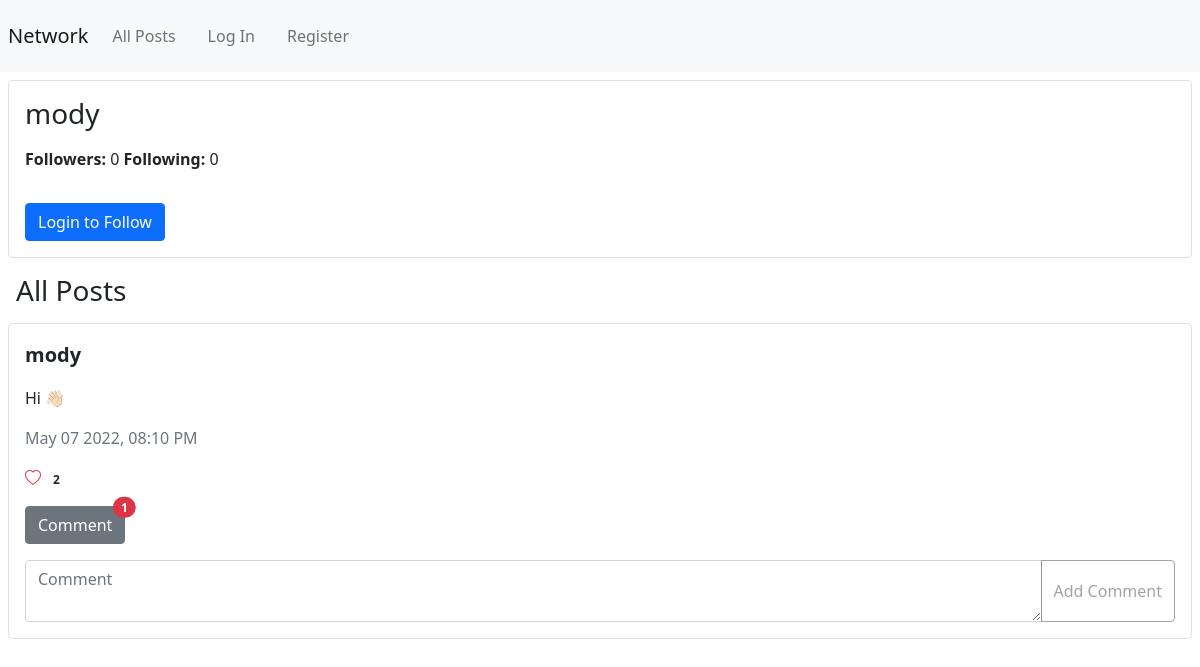
Screenshot of /profile/mody with the database file from the repository.
### network/models.py (models this page shows)
class User(AbstractUser):
    class Meta:
        db_table = 'user'
        app_label = 'network'
    bio = models.CharField(max_length=255)

class Posts(models.Model):
    class Meta:
        db_table = 'posts'
        app_label = 'network'
    user = models.ForeignKey(User, on_delete=models.CASCADE, related_name='user_post')
    content = models.CharField(max_length=255)
    num_of_likes = models.IntegerField(default=0, db_column='number_of_likes')
    date_created = models.DateTimeField(auto_now_add=True)
    def serialize(self):
        comments_data = Comments.objects.filter(post_id=self.id).order_by('-date_created')
        comments = [comment.serialize() for comment in comments_data]
        return {
                'post_id': self.id,
                'username': self.user.username,
                'content': self.content,
                'number_of_likes': self.num_of_likes if self.num_of_likes != 0 else 'Be the first to like',
                "date_created": self.date_created.strftime("%b %d %Y, %I:%M %p"),
                "date_created_exact": self.date_created.strftime('%Y %-m %-d %-H %-M %-S %f'),
                'number_of_comments': Comments.objects.filter(post_id=self.id).count(),
                'comments': comments
                }

### network/views.py (the view, shortened to what this page needs)
# urls.py: path("profile/<str:username>", views.profile, name="profile"),
def profile(request, username):
    profile_username = User.objects.get(username=username)
    num_of_followers = Follow.objects.filter(following=profile_username).count()
    num_of_following = Follow.objects.filter(followers=profile_username).count()
    bio = profile_username.bio
    posts_data = Posts.objects.filter(user=profile_username.id).order_by('-date_created')
    is_follower: bool = False
    posts = [post.serialize() for post in posts_data]
    context = {'username': username, 'number_of_followers': num_of_followers, 'number_of_following': num_of_following,
               'bio': bio, 'posts': posts, 'is_follower': is_follower}
    return render(request, 'network/profile.html', context)

### network/models.py (called while the page is built)
    def serialize(self):
        return {
                'comment_id': self.id,
                'post_id': self.post.id,
                'username': self.user.username,
                'content': self.content,
                "date_created": self.date_created.strftime("%b %d %Y, %I:%M %p"),
                'number_of_comments': Comments.objects.filter(post_id=self.post.id).count(),
                }

### templates/network/profile.html (shortened to what this page needs)
{% extends 'network/layout.html' %}
{% block body %}
    <div class="m-2 rounded border" id="profile-container">
        <h3 class="m-3" id="profile-username">{{ username }}</h3>
        <p class="m-3" id="follow-data"><strong>Followers: </strong>{{ number_of_followers }} <strong>Following: </strong>{{ number_of_following }}</p>
        {% if user.is_authenticated and is_follower %}
            <button class="btn btn-outline-primary m-3" id="follow-button">Unfollow</button>
        {% elif user.is_authenticated and username != user.username %}
            <button class="btn btn-primary m-3" id="follow-button">Follow</button>
        {% elif not user.is_authenticated %}
            <button class="btn btn-primary m-3"><a href="{% url 'network:login' %}" class="text-white text-decoration-none">Login to Follow</a></button>
        {% endif %}
    </div>
    {% if posts|length != 0 %}
        <h3 class="m-3">All Posts</h3>
    {% else %}
        <h3 class="m-3">There is no Posts</h3>
    {% endif %}
    {% for post in posts %}
        {% include 'network/post.html' with post=post %}
    {% endfor %}
{% endblock %}

### templates/network/layout.html (shortened to what this page needs)
{% load static %}
<!DOCTYPE html>
<html lang="en">
    <head>
        <link href="https://cdn.jsdelivr.net/npm/bootstrap@5.0.2/dist/css/bootstrap.min.css" rel="stylesheet">
        <link rel="stylesheet" href="https://cdn.jsdelivr.net/npm/bootstrap-icons@1.8.1/font/bootstrap-icons.css">
        <link href="{% static 'network/styles.css' %}" rel="stylesheet">
    </head>
    <body>
        <nav class="navbar navbar-expand-lg navbar-light bg-light">
            <a class="navbar-brand m-2" href="{% url 'network:index' %}">Network</a>
            <div>
              <ul class="navbar-nav mr-auto">
                <li class="nav-item">
                  <a class="nav-link m-2" href="{% url 'network:index' %}">All Posts</a>
                </li>
                {% if user.is_authenticated %}
                    <li class="nav-item">
                        <a class="nav-link m-2" href="{% url 'network:following_posts' %}">Following</a>
                    </li>
                    <li class="nav-item">
                        <a class="nav-link m-2" href="{% url 'network:logout' %}">Log Out</a>
                    </li>
                {% else %}
                    <li class="nav-item">
                        <a class="nav-link m-2" href="{% url 'network:login' %}">Log In</a>
                    </li>
                    <li class="nav-item">
                        <a class="nav-link m-2" href="{% url 'network:register' %}">Register</a>
                    </li>
                {% endif %}
              </ul>
            </div>
          </nav>
        <div class="body">
            {% block body %}
            {% endblock %}
        </div>
    </body>
</html>

### templates/network/post.html (shortened to what this page needs)
<div class="m-2 rounded border post-container">
    <p class="fw-bolder m-3 fs-5"><a class="text-decoration-none text-dark" href="{% url 'network:profile' post.username %}">{{ post.username }}</a></p>
    <p class="ms-3 mt-3">{{ post.content }}</p>
    <time class="ms-3 text-muted" data-exact="{{ post.date_created_exact }}">{{ post.date_created }}</time>
    <div class="m-3 likes">
        <span class="bi bi-heart text-danger" id="heart_{{ post.post_id }}"></span>
        <span class="badge bg-white text-dark" id="num-of-likes_{{ post.post_id }}">{{ post.number_of_likes }}</span>
    </div>
    <button type="button" id="appear-comment-{{ post.post_id }}" class="btn btn-secondary position-relative ms-3 mb-3">
        Comment
        {% if post.number_of_comments != 0 %}
            <span class="position-absolute top-0 start-100 translate-middle badge rounded-pill bg-danger">
            {{ post.number_of_comments }}
            </span>
        {% endif %}
    </button>
    <div class="input-group">
        <textarea class="ms-3 form-control" id="comment-content-{{ post.post_id }}" placeholder="Comment" aria-label="Comment" aria-describedby="comment-{{ post.post_id }}"></textarea>
        <button class="btn btn-outline-secondary me-3" disabled type="button" id="add-comment-{{ post.post_id }}">Add Comment</button>
    </div>
</div>

### rows the page displays
User: username "mody", username "mody"
Posts: content "Hi 👋🏻"

### other values shown
{{ number_of_followers }} "0"
{{ number_of_following }} "0"
{{ post.date_created }} "May 07 2022, 08:10 PM"
{{ post.number_of_likes }} "2"
{{ post.number_of_comments }} "1"
